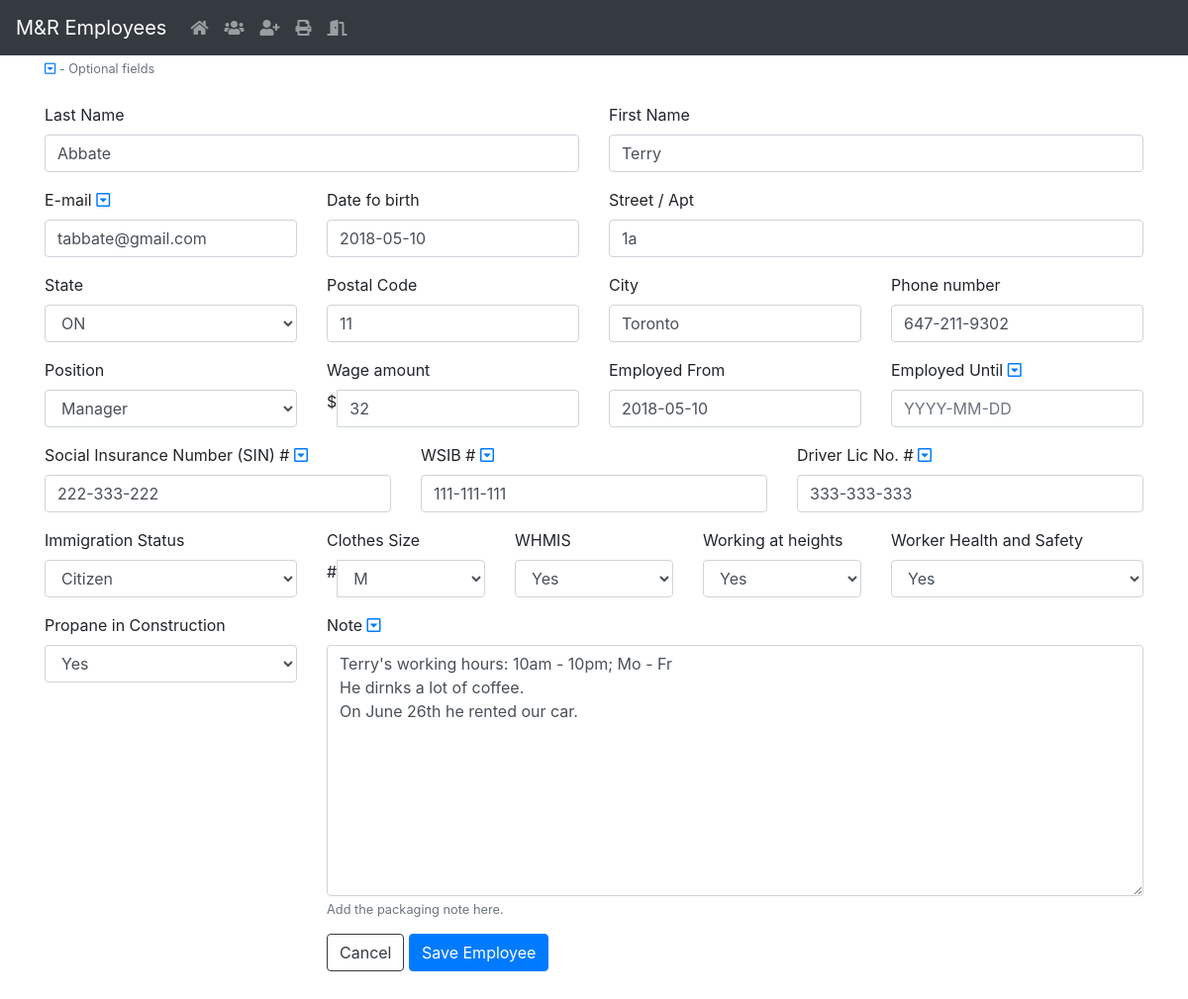
The page /employees/edit_employee/10/ (signed in) on the database its author committed.
### employees_app/models.py (models this page shows, shortened)
class Employees(models.Model):
    STATE = (
        ('ON', 'ON'),
    )
    POSITION = (
        ('Estimator', 'Estimator'),
        ('IT', 'IT'),
        ('Labour', 'Labour'),
        ('Manager', 'Manager'),
        ('Office_Staff', 'Office_Staff'),
        ('Shingler', 'Shingler'),
    )
    STATUS = (
        ('Citizen', 'Citizen'),
        ('Permanent_Resident', 'Permanent_Resident'),
        ('Refugee', 'Refugee'),
        ('Working_Visa', 'Working_Visa'),
        ('NONE', 'NONE'),
    )
    CLOTHES_SIZE = (
        ('2XL', '2XL'),
        ('XL', 'XL'),
        ('L', 'L'),
        ('M', 'M'),
        ('S', 'S'),
        ('XS', 'XS'),
    )
    WHMIS = (
        ('Yes', 'Yes'),
        ('No', 'No'),
    )
    WRK_HEIGHTS = (
        ('Yes', 'Yes'),
        ('No', 'No'),
    )
    WRK_HLTH_SFTY = (
        ('Yes', 'Yes'),
        ('No', 'No'),
    )
    PROP_CONSTR = (
        ('Yes', 'Yes'),
        ('No', 'No'),
    )
    first_name = models.CharField(max_length=128)
    last_name = models.CharField(max_length=128)
    email = models.EmailField(max_length=255, blank=True, null=True)
    address = models.CharField(max_length=128)
    state = models.CharField(max_length=2, choices=STATE, default="")
    postal_code = models.CharField(max_length=10)
    city = models.CharField(max_length=90, default="Toronto")
    date_of_birth = models.DateField()
    phone_number = models.CharField(max_length=16)
    employed_from = models.DateField(default=datetime.now)
    employed_until = models.DateField(blank=True, null=True)
    sin = models.CharField(max_length=12, blank=True, null=True)
    position = models.CharField(max_length=25, choices=POSITION, default="")
    wage = models.CharField(max_length=12)
    driver_lic = models.CharField(max_length=12, blank=True, null=True)
    wsib = models.CharField(max_length=12, blank=True, null=True)
    status = models.CharField(max_length=18, choices=STATUS, default="")
    clothes_size = models.CharField(max_length=3, choices=CLOTHES_SIZE, default="")
    whmis = models.CharField(max_length=3, choices=WHMIS, default="")
    work_heights = models.CharField(max_length=3, choices=WRK_HEIGHTS, default="")
    worker_health_safety = models.CharField(max_length=3, choices=WRK_HLTH_SFTY, default="")
    propane_in_construction = models.CharField(max_length=3, choices=PROP_CONSTR, default="")
    note = models.TextField(blank=True, null=True)

### employees_app/views.py (the view)
# urls.py: url(r'^employees/edit_employee/(?P<id>\d+)/$', views.edit_employee, name='edit_employee'),
@login_required
def edit_employee(request, id):
    employee = Employees.objects.get(id=id)
    if request.method == "POST":
        form = AddEmployee(request.POST, instance=employee)
        if form.is_valid():
            employee.save()
            return redirect('employees_app:employees')
    else:
        form = AddEmployee(instance=employee)
    return render(request, 'employees_app/edit_employee.html', {'form': form})

### employees_app/templates/employees_app/edit_employee.html (shortened to what this page needs)
{% extends 'employees_app/base.html' %}
{% block body %}
    <h1>Edit Employee</h1>
    <small class="text-muted">
        <i class="far fa-caret-square-down text-primary"></i> - Optional fields
    </small>
    <form method="POST" enctype="multipart/form-data">
        {% include 'employees_app/form.html' %}
    </form>
{% endblock %}

### employees_app/templates/employees_app/form.html
						<div class="row mt-4">
							<div class="col-sm-6 pb-3">
								<label>Last Name</label>
                                {{ form.last_name }}
							</div>
							<div class="col-sm-6 pb-3">
								<label>First Name</label><br>
								{{ form.first_name }}
							</div>
							<div class="col-sm-3 pb-3">
								<label>E-mail <i class="far fa-caret-square-down text-primary"></i></label>
                                {{ form.email }}
							</div>
							<div class="col-sm-3 pb-3">
								<label>Date fo birth</label>
                                {{ form.date_of_birth }}
							</div>
							<div class="col-sm-6 pb-3">
								<label>Street / Apt</label>
                                {{ form.address }}
							</div>
							<div class="col-sm-3 pb-3">
								<label>State</label>
								{{ form.state }}
							</div>
							<div class="col-sm-3 pb-3">
								<label>Postal Code</label>
                                {{ form.postal_code }}
							</div>
							<div class="col-sm-3 pb-3">
								<label>City</label>
                                {{ form.city }}
							</div>
							<div class="col-sm-3 pb-3">
								<label>Phone number</label>
                                {{ form.phone_number }}
							</div>
							<div class="col-sm-3 pb-3">
								<label>Position</label>
							    {{ form.position }}
                            </div>
							<div class="col-sm-3 pb-3">
								<label>Wage amount</label>
								<div class="input-group">
									<div class="input-group-addon">$</div>
								    {{ form.wage }}
                                </div>
							</div>
							<div class="col-sm-3 pb-3">
								<label>Employed From</label>
							    {{ form.employed_from }}
                            </div>
							<div class="col-sm-3 pb-3">
								<label>Employed Until <i class="far fa-caret-square-down text-primary"></i></label>
                                {{ form.employed_until }}
							</div>
							<div class="col-sm-4 pb-3">
								<label>Social Insurance Number (SIN) # <i class="far fa-caret-square-down text-primary"></i></label>
                                {{ form.sin }}
							</div>
							<div class="col-sm-4 pb-3">
								<label>WSIB # <i class="far fa-caret-square-down text-primary"></i></label>
                                {{ form.wsib }}
							</div>
							<div class="col-sm-4 pb-3">
								<label>Driver Lic No. # <i class="far fa-caret-square-down text-primary"></i></label>
                                {{ form.driver_lic }}
							</div>
							<div class="col-sm-3 pb-3">
								<label>Immigration Status</label>
								{{ form.status }}
							</div>
							<div class="col-sm-2 pb-3">
								<label>Clothes Size</label>
								<div class="input-group">
									<div class="input-group-addon">#</div>
										{{ form.clothes_size }}
								</div>
							</div>
							<div class="col-sm-2 pb-3">
								<label>WHMIS</label>
								{{ form.whmis }}
							</div>
							<div class="col-sm-2 pb-3">
								<label>Working at heights</label>
								{{ form.work_heights }}
							</div>
							<div class="col-sm-3 pb-3">
								<label>Worker Health and Safety</label>
								{{ form.worker_health_safety }}
							</div>
                            <div class="col-sm-3 pb-3">
								<label>Propane in Construction</label>
								{{ form.propane_in_construction }}
							</div>
							<div class="col-md-9 pb-3">
								<label>Note <i class="far fa-caret-square-down text-primary"></i></label>
                                {{ form.note }}
								<small class="text-muted">
								  Add the packaging note here.
								</small>
								<div class="form-group row">
										<label class="col-md-6 col-form-label form-control-label"></label>
										<div class="col-lg-9">
                                            <a href="{% url 'employees_app:employees' %}" class="btn btn-outline-dark">Cancel</a>											</a>
                                            <button type="submit" class="save btn btn-primary">Save Employee</button>
										</div>
								</div>
							</div>
                        </div>

### rows shown on the page
Employees: last_name "Abbate", first_name "Terry", email "tabbate@gmail.com", date_of_birth "2018-05-10", address "1a", state "ON", postal_code "11", city "Toronto", phone_number "647-211-9302", position "Manager", wage "32", employed_from "2018-05-10", sin "222-333-222", wsib "111-111-111", driver_lic "333-333-333", status "Citizen", clothes_size "M", whmis "Yes", work_heights "Yes", worker_health_safety "Yes", propane_in_construction "Yes", note "Terry's working hours: 10am - 10pm; Mo - Fr He dirnks a lot of coffee. On June 26th he rented our car."
